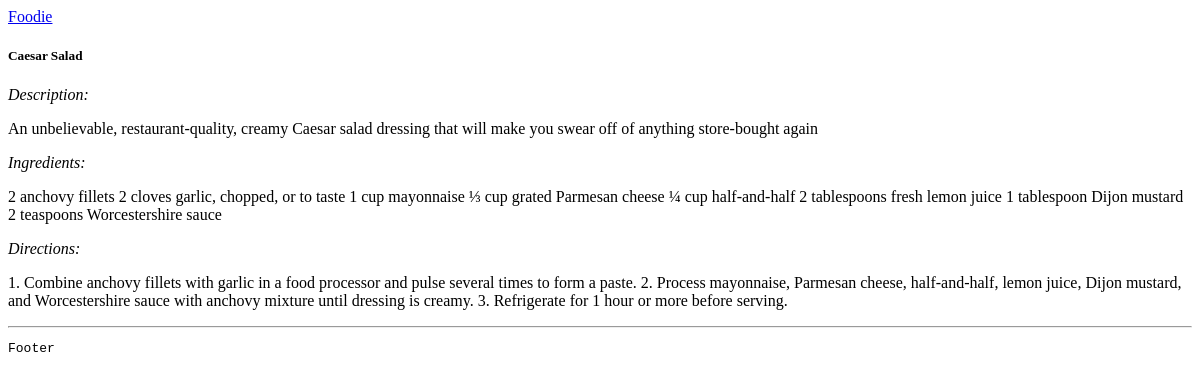
The page /recipes/2 on the database as committed earlier.
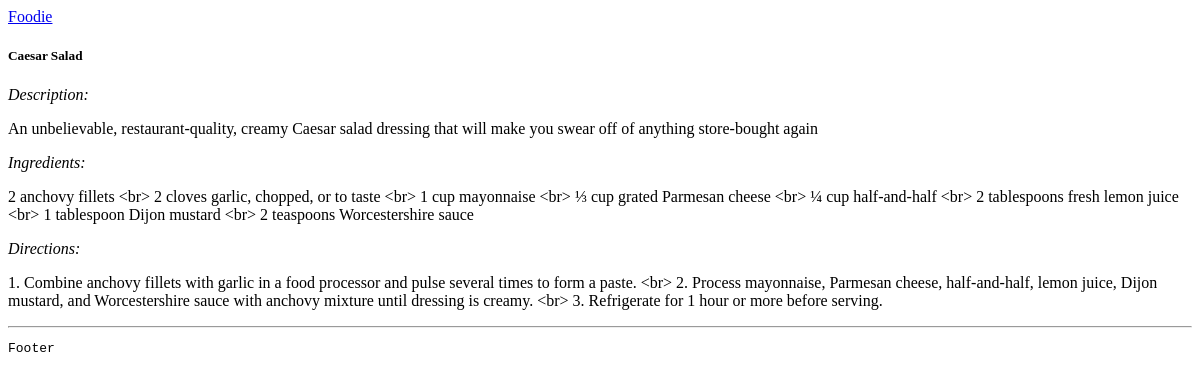
The same page on the database as committed later.
### recipes/models.py (models this page shows, shortened)
class Recipe(models.Model):
    name = models.CharField(max_length=100)
    description = models.TextField(null=True, blank=True)
    ingredients = models.TextField()
    directions = models.TextField()
    date_added = models.DateTimeField(auto_now_add=True, null=True, blank=True)
    category = models.ForeignKey(Category, on_delete=models.CASCADE)

### recipes/views.py (the view)
# urls.py: path("<int:recipe_id>", views.recipe, name="recipe_detail"),
def recipe(request, recipe_id):
    recipe = Recipe.objects.get(id=recipe_id)
    context = {
        "recipe": recipe
    }
    return render(request, "recipes/recipeDetails.html", context)

### recipes/templates/recipes/recipeDetails.html
{% extends "base.html" %}
{% block content %}
    <div>
        <div>
            <h5> {{ recipe.name }} </h5>
            <i>Description: </i>
            <p> {{ recipe.description }} </p>
            <i>Ingredients: </i>
            <p> {{ recipe.ingredients }} </p>
            <i>Directions: </i>
            <p> {{ recipe.directions }} </p>
        </div>
    </div>
{% endblock content %}

Rows that differ between the two databases and show on the page:
changed Recipe "Caesar Salad": ingredients "2 anchovy fillets 2 cloves garlic, chopped, or to taste 1 cup mayonnaise ⅓ cup grated Parmesan cheese ¼ cup half-and-half 2 tablespoons fresh lemon juice 1 tablespoon Dijon mustard 2 teaspoons Worcestershire sauce" → "2 anchovy fillets <br> 2 cloves garlic, chopped, or to taste <br> 1 cup mayonnaise <br> ⅓ cup grated Parmesan cheese <br> ¼ cup half-and-half <br> 2 tablespoons fresh lemon juice <br> 1 tablespoon Dijon mustard <br> 2 teaspoons Worcestershire sauce"; directions "…to form a paste. 2. Process mayonnaise, Parmesan cheese, half-and-half, lemon juice, Dijon mustard, and Worcestershire sauce with anchovy mixture until dressing is creamy. 3. Refrigerate for 1…" → "…to form a paste. <br> 2. Process mayonnaise, Parmesan cheese, half-and-half, lemon juice, Dijon mustard, and Worcestershire sauce with anchovy mixture until dressing is creamy. <br> 3. Refrigerate for 1…"
